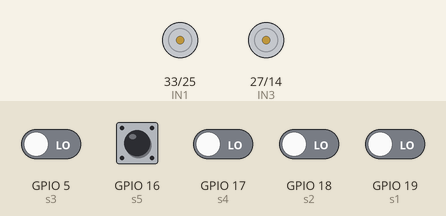
Recording of a sketch running on a simulated ESP32. Parts: motor-driver pin pairs drawn as motors (green arrow = first pin HIGH = forward, orange = second pin HIGH = backward, longer = more drive, scaled by the enable pin). Inputs (shaded band) come from the test bench; at power-on: GPIO 16 (s5) HIGH, GPIO 5 (s3), GPIO 17 (s4), GPIO 18 (s2), GPIO 19 (s1) LOW. WiFi joins after 1.5 s; servers stay silent unless stated; what the sketch prints to the serial monitor is not drawn.

Above: at 0.0 s.
At 1.6 s:
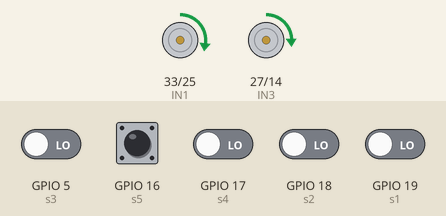
Timing chart, 0 to 3.1 s (numbered marks = the images above):
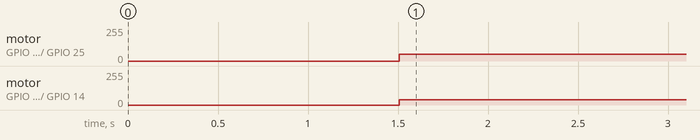

Measured:
- by itself, motor on GPIO 33 (IN1) / GPIO 25 (IN2): stopped → forward 50/255 at 1.5 s
- by itself, motor on GPIO 27 (IN3) / GPIO 14 (IN4): stopped → forward 40/255 at 1.5 s

The sketch:

PID_DO_LINE_SEND_MATLAB_PID_V1.ino
```cpp
#include <WiFi.h>
#include <PID_v1.h>   // <-- thêm thư viện PID_v1

// -------------------- WiFi Config --------------------
const char* ssid = "Galaxy";
const char* password = "03102005";

IPAddress local_IP(10, 135, 155, 150);
IPAddress gateway(10, 135, 155, 120);
IPAddress subnet(255, 255, 255, 0);

WiFiServer server(80);
WiFiClient client;

bool connectedToMatlab = false;
int speed = 50; //50-90

// -------------------- Motor & Sensor Config --------------------
#define ENA 32
#define IN1 33
#define IN2 25
#define ENB 26
#define IN3 27
#define IN4 14

int R_speed = speed;
int L_speed = speed;
int GTBD = speed;

int s1 = 19;
int s2 = 18;
int s3 = 5;
int s4 = 17;
int s5 = 16;

int l1, l2, l3, l4, l5;

// -------------------- PID Variables --------------------
int error;
double Setpoint = 0;       // line giữa = 0
double Input, Output;      // Input = error, Output = PID_value

double Kp = 0.0;
double Ki = 0.0;
double Kd = 0.0;
PID myPID(&Input, &Output, &Setpoint, Kp, Ki, Kd, REVERSE); //DIRECT

// -------------------- MOTOR CONTROL --------------------
void motorLeft(int speed) {
  if (speed > 0) {
    digitalWrite(IN1, HIGH);
    digitalWrite(IN2, LOW);
    ledcWriteChannel(0, speed);
  } else {
    digitalWrite(IN1, LOW);
    digitalWrite(IN2, HIGH);
    ledcWriteChannel(0, -speed);
  }
}

void motorRight(int speed) {
  if (speed > 0) {
    digitalWrite(IN3, HIGH);
    digitalWrite(IN4, LOW);
    ledcWriteChannel(1, speed*0.8);
  } else {
    digitalWrite(IN3, LOW);
    digitalWrite(IN4, HIGH);
    ledcWriteChannel(1, -speed*0.8);
  }
}

// -------------------- SENSOR PROCESSING --------------------
void errorCalculation() {
  l5 = digitalRead(s1);
  l4 = digitalRead(s2);
  l3 = digitalRead(s3);
  l2 = digitalRead(s4);
  l1 = digitalRead(s5);

  if (l5 == 1 && l4 == 1 && l3 == 1 && l2 == 1 && l1 == 0) error = 4;
  else if (l5 == 1 && l4 == 1 && l3 == 1 && l2 == 0 && l1 == 0) error = 3;
  else if (l5 == 1 && l4 == 1 && l3 == 1 && l2 == 0 && l1 == 1) error = 2;
  else if (l5 == 1 && l4 == 1 && l3 == 0 && l2 == 0 && l1 == 1) error = 1;
  else if (l5 == 1 && l4 == 1 && l3 == 0 && l2 == 1 && l1 == 1) error = 0;
  else if (l5 == 1 && l4 == 0 && l3 == 0 && l2 == 1 && l1 == 1) error = -1;
  else if (l5 == 1 && l4 == 0 && l3 == 1 && l2 == 1 && l1 == 1) error = -2;
  else if (l5 == 0 && l4 == 0 && l3 == 1 && l2 == 1 && l1 == 1) error = -3;
  else if (l5 == 0 && l4 == 1 && l3 == 1 && l2 == 1 && l1 == 1) error = -4;
  else if (l5 == 0 && l4 == 0 && l3 == 0 && l2 == 0 && l1 == 0) error = -5;
}

// -------------------- SPEED CONTROL --------------------
void speedControl() {
  L_speed = GTBD - Output;
  R_speed = GTBD + Output;

  L_speed = constrain(L_speed, -90, 90);
  R_speed = constrain(R_speed, -90, 90);

  motorLeft(L_speed);
  motorRight(R_speed);
}

// -------------------- MATLAB COMMUNICATION --------------------
void sendMatlab() {
  if (!connectedToMatlab) {
    WiFiClient newClient = server.available();
    if (newClient) {
      client = newClient;
      connectedToMatlab = true;
      Serial.println("✅ MATLAB đã kết nối!");
    }
  }

  if (connectedToMatlab && client.available()) {
    String msg = client.readStringUntil('\n');
    msg.trim();

    if (msg.startsWith("PID:")) {
      msg.remove(0, 4);
      int c1 = msg.indexOf(',');
      int c2 = msg.indexOf(',', c1 + 1);
      if (c1 > 0 && c2 > c1) {
        Kp = msg.substring(0, c1).toFloat();
        Ki = msg.substring(c1 + 1, c2).toFloat();
        Kd = msg.substring(c2 + 1).toFloat();
        myPID.SetTunings(Kp, Ki, Kd); // cập nhật PID_v1
        Serial.printf("📥 Nhận PID mới: %.2f %.2f %.2f\n", Kp, Ki, Kd);
      } else {
        Serial.println("⚠️ Sai định dạng PID từ MATLAB!");
      }
      client.printf("ESP32 Send: Kp=%.2f Ki=%.2f Kd=%.2f\n", Kp, Ki, Kd);
    }
  }

  static unsigned long lastSend = 0;
  if (connectedToMatlab && millis() - lastSend > 100) {
    lastSend = millis();
    client.printf("DATA:%.2f,%.2f,%.2f,%.2f\n", (float)error, Output, (float)L_speed, (float)R_speed);
  }

  if (connectedToMatlab && !client.connected()) {
    Serial.println("❌ MATLAB ngắt kết nối.");
    client.stop();
    connectedToMatlab = false;
    server.begin();
  }
}

// -------------------- SETUP --------------------
void setup() {
  pinMode(ENA, OUTPUT);
  pinMode(IN1, OUTPUT);
  pinMode(IN2, OUTPUT);
  pinMode(ENB, OUTPUT);
  pinMode(IN3, OUTPUT);
  pinMode(IN4, OUTPUT);

  pinMode(s1, INPUT);
  pinMode(s2, INPUT);
  pinMode(s3, INPUT);
  pinMode(s4, INPUT);
  pinMode(s5, INPUT);

  ledcAttachChannel(ENA, 50, 8, 0);
  ledcAttachChannel(ENB, 50, 8, 1);

  Serial.begin(115200);

  WiFi.config(local_IP, gateway, subnet);
  WiFi.begin(ssid, password);
  unsigned long startAttempt = millis();
  while (WiFi.status() != WL_CONNECTED && millis() - startAttempt < 10000) {
    Serial.print(".");
  }

  if (WiFi.status() == WL_CONNECTED) {
    Serial.println("\n✅ WiFi kết nối thành công!");
    Serial.print("📡 IP: ");
    Serial.println(WiFi.localIP());
    server.begin();
    Serial.println("🌐 Server started!");
  } else {
    Serial.println("\n⚠️ Không thể kết nối WiFi.");
  }

  // -------------------- PID_v1 setup --------------------
  myPID.SetMode(AUTOMATIC);
  myPID.SetOutputLimits(-120, 120);   // giống constrain bạn dùng
  myPID.SetSampleTime(10);            // 10ms

  Serial.println("✅ PID Line Follower sẵn sàng (PID_v1).");
}

// -------------------- LOOP --------------------
unsigned long lastPIDTime = 0;

void loop() {
  unsigned long currentTime = millis();

  if (currentTime - lastPIDTime >= 10) {
    lastPIDTime = currentTime;
    errorCalculation();

    // PID_v1 input/output
    Input = error;
    myPID.Compute();  // Output sẽ được cập nhật tự động

    speedControl();
  }

  sendMatlab();
}
```
